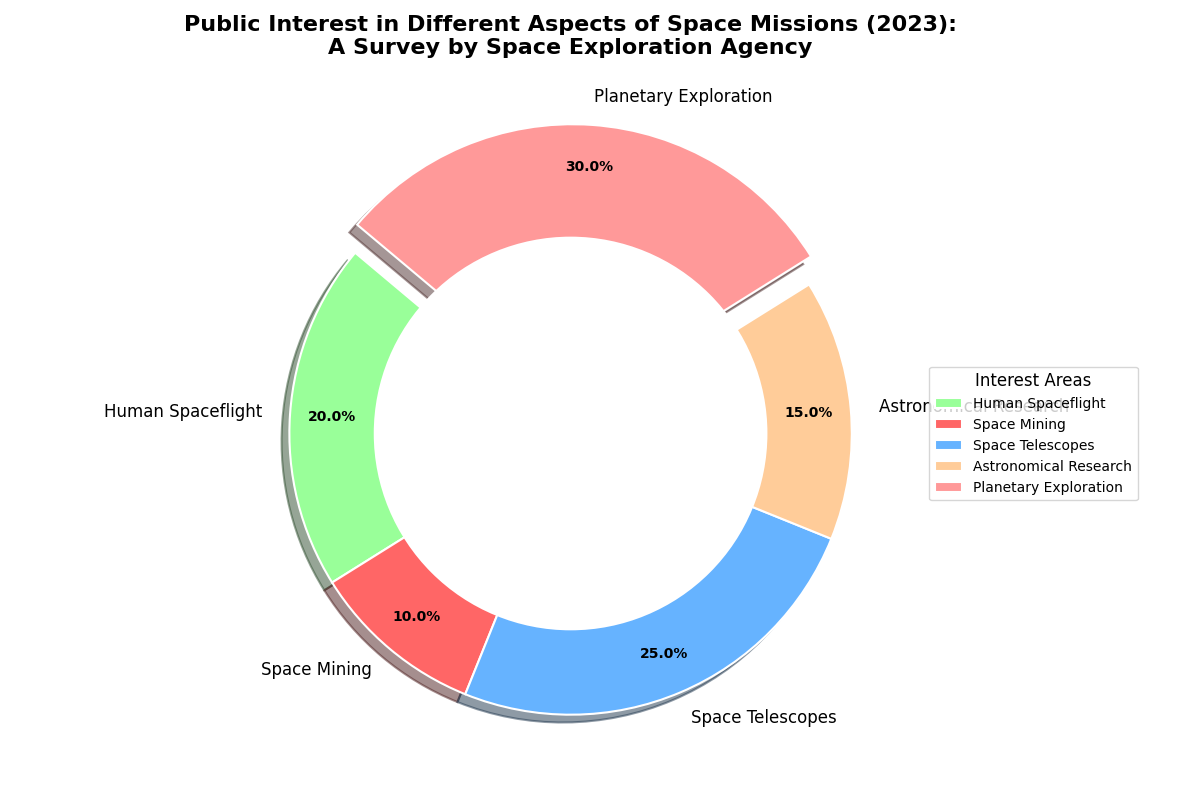

Source code (Python):
import matplotlib.pyplot as plt
import numpy as np

categories = ['Human Spaceflight', 'Space Mining', 'Space Telescopes', 'Astronomical Research', 'Planetary Exploration']
interest = [20, 10, 25, 15, 30]

colors = ['#99ff99', '#ff6666', '#66b3ff', '#ffcc99', '#ff9999']

fig, ax = plt.subplots(figsize=(12, 8), subplot_kw=dict(aspect="equal"))

wedges, texts, autotexts = ax.pie(
    interest, 
    labels=categories, 
    autopct='%1.1f%%', 
    startangle=140, 
    colors=colors, 
    pctdistance=0.85, 
    wedgeprops=dict(edgecolor='white', linewidth=1.5),
    explode=(0, 0, 0, 0, 0.1),
    shadow=True
)

for autotext in autotexts:
    autotext.set_color('black')
    autotext.set_fontsize(10)
    autotext.set_fontweight('bold')

for text in texts:
    text.set_fontsize(12)
    text.set_fontweight('normal')

ax.set_title(
    "Public Interest in Different Aspects of Space Missions (2023):\n"
    "A Survey by Space Exploration Agency",
    fontsize=16, fontweight='bold', pad=20
)

ax.legend(
    wedges, categories, 
    title="Interest Areas", loc='center left', bbox_to_anchor=(1, 0, 0.5, 1),
    fontsize=10, title_fontsize='12'
)

centre_circle = plt.Circle((0, 0), 0.70, fc='white')
ax.add_artist(centre_circle)

plt.tight_layout()
plt.show()
